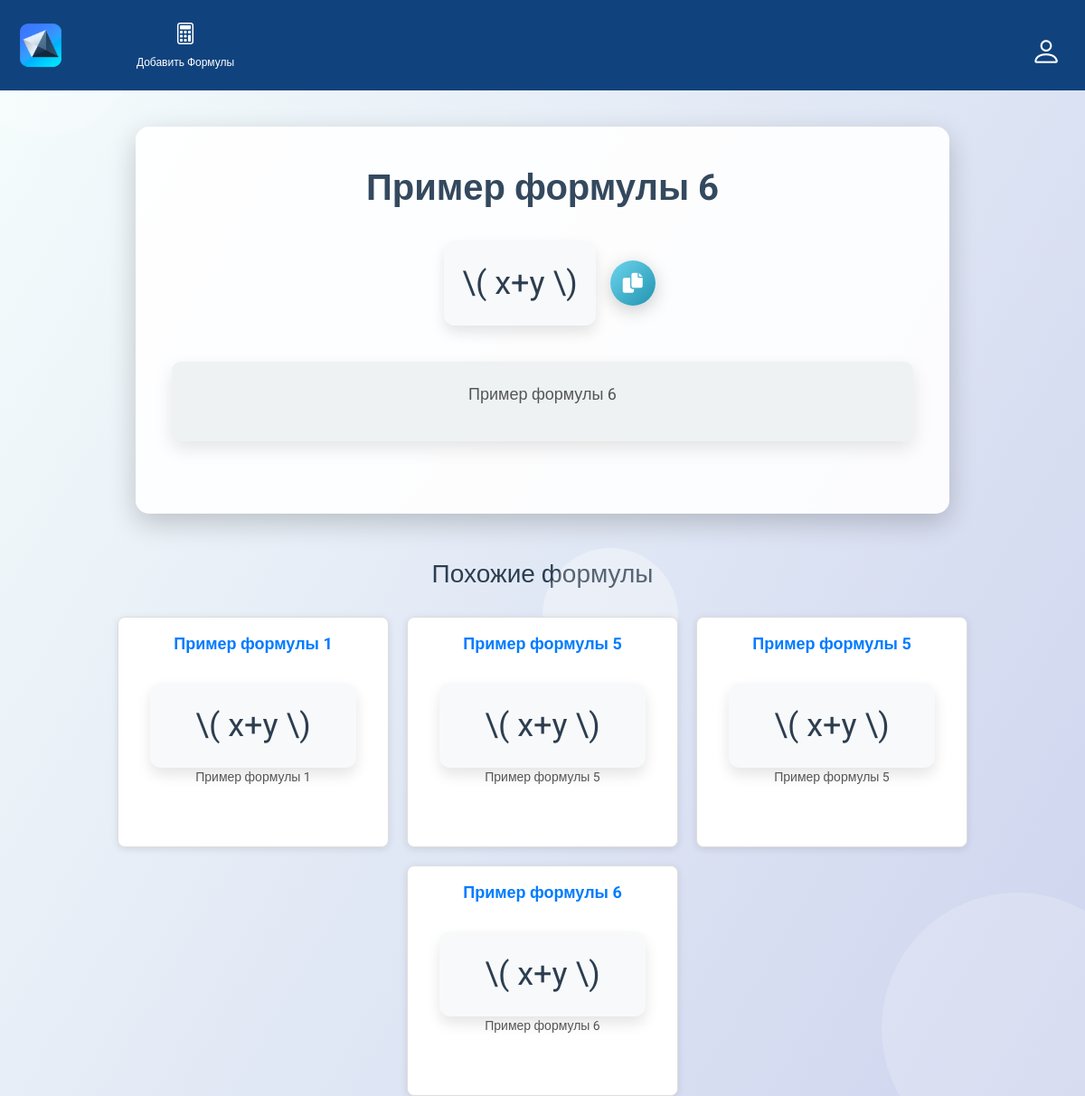
/article/14/, run on the app's committed database.
### api/models.py (models this page shows, shortened)
class Formula(models.Model):
    title = models.CharField(max_length=255)
    description = models.TextField(blank=True, null=True)
    latex_code = models.TextField()
    user = models.ForeignKey(settings.AUTH_USER_MODEL, on_delete=models.CASCADE, related_name='formulas')
    created_at = models.DateTimeField(auto_now_add=True)
    normalized_formula = models.TextField(blank=True, null=True)  # Новое поле для нормализованной формулы
    similar_formulas = models.ManyToManyField('self', symmetrical=False, related_name='related_formulas')  # Добавлен related_name

### api/views.py (the view)
# urls.py: path('article/<int:article_id>/', article_detail, name='article_detail'),
def article_detail(request, article_id):
    formula = get_object_or_404(Formula, pk=article_id)
    similar_formulas = formula.similar_formulas.all()
    return render(request, 'article_detail.html', {'formula': formula, 'simillar_formula': similar_formulas})

### templates/article_detail.html (shortened to what this page needs)
{% extends "base.html" %}
{% block extra_styles %}
{% load static %}
    {% endblock %}
    {% block content %}
<body>
    <div class="background-decor">
        <div class="circle"></div>
    </div>
    <div class="article-container">
        <div class="article-title">{{ formula.title }}</div>
        <div class="article-formula">
            <div class="mathjax-display">
                \( {{ formula.latex_code }} \)
            </div>
            <button class="copy-btn" id="copy-btn" data-clipboard-text="{{ formula.latex_code }}">
                <i class="fas fa-copy"></i>
            </button>
        </div>
        <div class="article-description">
            <p>{{ formula.description }}</p>
        </div>
    </div>
        <h3 style="margin-bottom: 30px;">Похожие формулы</h3>
        <div class="card-container">
            {% for similar_formula in formula.similar_formulas.all %}
            <div class="card">
                <div class="card-title">{{ similar_formula.title }}</div>
                <div class="card-body">
                    <div class="mathjax-display" style="text-align: center;">
                        \( {{ similar_formula.latex_code }} \)
                    </div>
                    <p class="card-description" style="text-align: center;">{{ similar_formula.description|default:"Описание отсутствует" }}</p>
                </div>
            </div>
            {% empty %}
            <p>Похожие формулы отсутствуют.</p>
            {% endfor %}
        </div>
</body>
</html>
{% endblock %}

### templates/base.html (style rules this page uses)
.background-decor { position: absolute; top: 0; left: 0; width: 100%; height: 100%; z-index: -1; overflow: hidden; }
.circle { position: absolute; border-radius: 50%; background: rgba(255, 255, 255, 0.2); animation: move 10s infinite; }
.circle:nth-child(2) { width: 300px; height: 300px; bottom: -75px; right: -75px; animation-delay: 3s; }
body { margin: 0; font-family: 'Roboto', sans-serif; background-color: #f4f4f9; color: #293541; overflow-x: hidden; }

### templates/article_detail.html (style rules this page uses)
body { margin: 0; padding: 0; font-family: 'Roboto', sans-serif; background: linear-gradient(120deg, #f5fdfc, #ced4ee); color: #2c3e50; display: flex; justify-content: center; align-items: center; flex-direction: column; }
.article-container { background: rgba(255, 255, 255, 0.9); padding: 40px; width: 90%; max-width: 900px; box-shadow: 0 10px 30px rgba(0, 0, 0, 0.2); border-radius: 15px; animation: fadeInUp 1s ease-out; margin-top: 40px;; }
.article-title { font-size: 40px; font-weight: 700; color: #34495e; text-align: center; margin-bottom: 30px; line-height: 1.4; }
.article-formula { display: flex; align-items: center; justify-content: center; margin-bottom: 40px; position: relative; }
.mathjax-display { font-size: 36px; background: #f8f9fa; padding: 20px; border-radius: 12px; box-shadow: 0 8px 15px rgba(0, 0, 0, 0.1); transition: transform 0.3s ease, box-shadow 0.3s ease; }
.copy-btn { width: 50px; height: 50px; position: relative; left: 1rem; align-items: center; background: linear-gradient(135deg, #6dd5ed, #2193b0); color: white; border: none; border-radius: 50%; font-size: 22px; cursor: pointer; box-shadow: 0 5px 20px rgba(0, 0, 0, 0.2); transition: transform 0.3s ease, background-color 0.3s ease; }
.article-description { font-size: 18px; color: #555; line-height: 1.8; text-align: center; margin-bottom: 40px; padding: 20px; background: #eef2f3; border-radius: 10px; box-shadow: 0 8px 20px rgba(0, 0, 0, 0.1); animation: fadeIn 1.2s ease-out; }
.background-decor { position: absolute; top: 0; left: 0; width: 100%; height: 100%; z-index: -1; overflow: hidden; }
.circle { position: absolute; border-radius: 50%; background: rgba(255, 255, 255, 0.2); animation: move 10s infinite; }
.circle:nth-child(2) { width: 300px; height: 300px; bottom: -75px; right: -75px; animation-delay: 3s; }
.card-container { display: flex; flex-wrap: wrap; gap: 20px; justify-content: center; }
.card { background-color: #fff; border: 1px solid #ddd; border-radius: 8px; box-shadow: 0 2px 8px rgba(0, 0, 0, 0.1); width: 300px; padding: 15px; transition: transform 0.2s; }
.card-title { font-size: 18px; text-align: center; font-weight: bold; margin-bottom: 10px; color: #007bff; }
.card-body { margin-bottom: 15px; }
.card-description { font-size: 14px; color: #555; }

### data on the page
Formula: title "Пример формулы 6", latex_code "x+y", description "Пример формулы 6"
Formula: title "Пример формулы 1", latex_code "x+y", description "Пример формулы 1"
Formula: title "Пример формулы 5", latex_code "x+y", description "Пример формулы 5"
Formula: title "Пример формулы 5", latex_code "x+y", description "Пример формулы 5"
Formula: title "Пример формулы 6", latex_code "x+y", description "Пример формулы 6"
